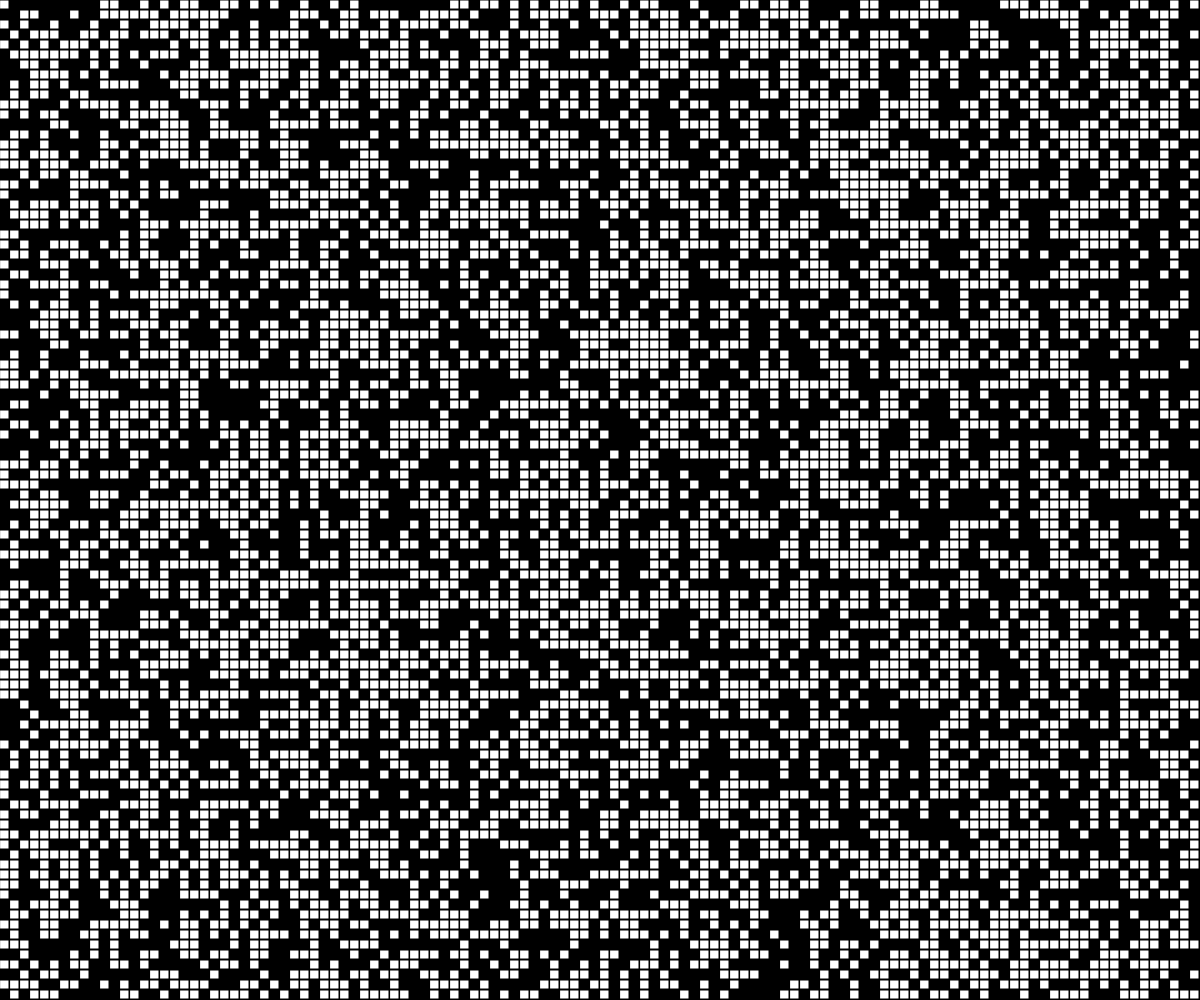
Frame 1 (no input)
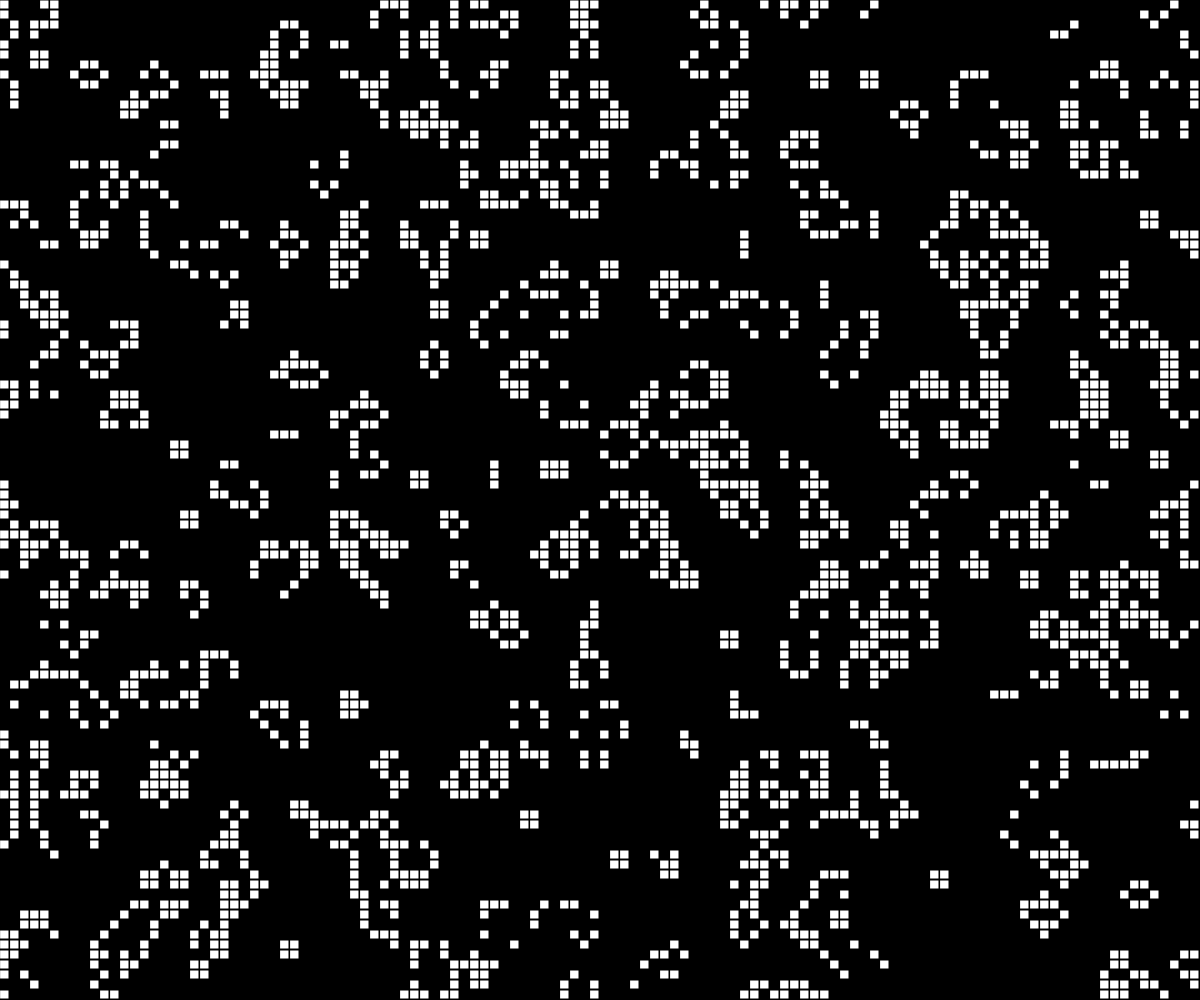
Frame 60 (no input)
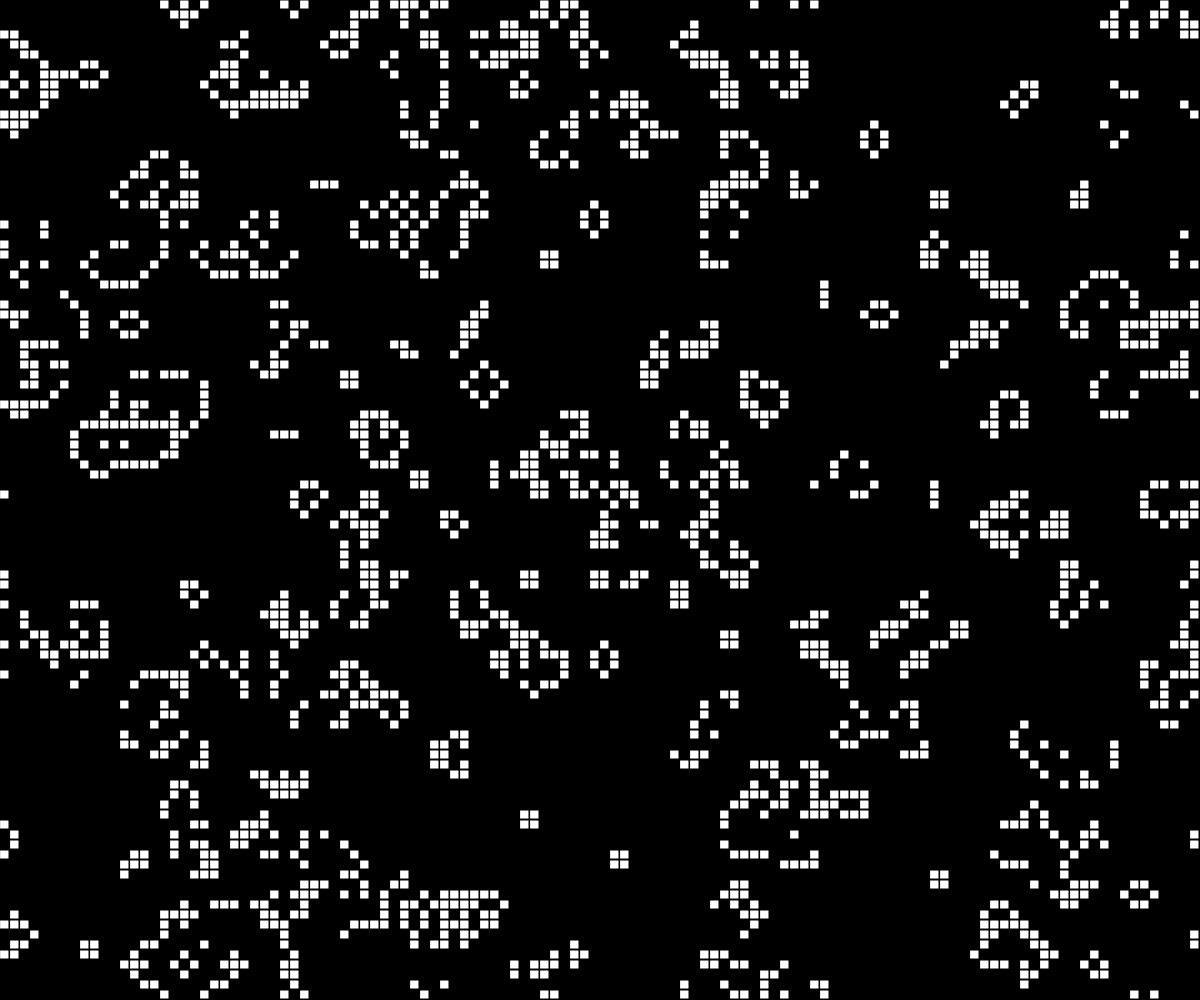
Frame 120 (the mouse pressed at the canvas centre since frame 60)

The p5.js sketch that drew these frames (run headless with seeded random() and noise() and a simulated clock; from frame 60 on, the mouse is pressed at the canvas centre):

// p5.js sketch
// ── sketch.js
function make2DArray(cols, rows){
  let arr = new Array(cols);
  for (let i=0; i<arr.length; i++) {
    arr[i] = new Array(rows);
  }
  return arr;
}

let grid;
let cols;
let rows;
let resolution = 10;

function setup() {
  createCanvas(windowWidth, windowHeight);
  cols = floor(width / resolution);
  rows = floor(height / resolution);
  grid = make2DArray(cols, rows);
  for (let i=0; i<cols; i++) {
    for (let j=0; j<rows; j++) {
      grid[i][j] = floor(random(2));
    }
  }
  console.log(grid);
}

function draw() {
  background(0);

  let next = make2DArray(cols, rows);

  for (let i=0; i<cols; i++) {
    for (let j=0; j<rows; j++) {
      x = i * resolution;
      y = j * resolution;
      if (grid[i][j] == 1) {
        fill(255);
        rect(x, y, resolution-1, resolution-1);
      }
    }
  }

  // Compute next generation
  for (let i=0; i<cols; i++) {
    for (let j=0; j<rows; j++) {
      // Count live neighbours
      let neighbours = countNeighbours(grid, i, j);
      let state = grid[i][j];
      if (state == 0 &&  neighbours == 3) {
        next[i][j] = 1;
      } else if (state == 1 && (neighbours < 2 || neighbours > 3)) {
        next[i][j] = 0;
      } else {
        next[i][j] = state;
      }
    }
  }

  if (frameCount % 3 == 0) {
    grid = next;
  }

}

function countNeighbours(grid, x, y) {
  let sum = 0;
  for (let i=-1; i<2; i++) {
    for (let j=-1; j<2; j++) {

      let col = (x + i + cols) % cols;
      let row = (y + j + rows) % rows;
      sum += grid[col][row];
    }
  }
  sum -= grid[x][y];
  return sum;
}
// ── life.html
<!DOCTYPE html>
<html style="font-size: 16px;">
  <head>
    <meta name="viewport" content="width=device-width, initial-scale=1.0">
    <meta charset="utf-8">
    <meta name="keywords" content="Contact">
    <meta name="description" content="">
    <meta name="page_type" content="np-template-header-footer-from-plugin">
    <title>Projects</title>
    <link rel="stylesheet" href="/nicepage.css" media="screen">
<link rel="stylesheet" href="/Contact.css" media="screen">
    <script class="u-script" type="text/javascript" src="/jquery.js" defer=""></script>
    <script class="u-script" type="text/javascript" src="/nicepage.js" defer=""></script>
    <script src="/libraries/p5.min.js"></script>
    <link id="u-theme-google-font" rel="stylesheet" href="https://fonts.googleapis.com/css?family=Roboto:100,100i,300,300i,400,400i,500,500i,700,700i,900,900i|Open+Sans:300,300i,400,400i,500,500i,600,600i,700,700i,800,800i">
    
    
    <script type="application/ld+json">{
		"@context": "http://schema.org",
		"@type": "Organization",
		"name": ""
}</script>
    <meta name="theme-color" content="#2eb9f7">
    <meta property="og:title" content="Contact">
    <meta property="og:type" content="website">
  </head>
  <body class="u-body u-xxl-mode"><header class="u-clearfix u-header u-header" id="sec-8911"><div class="u-clearfix u-sheet u-sheet-1">
        <nav class="u-align-left u-menu u-menu-dropdown u-offcanvas u-menu-1" data-responsive-from="XL">
          <div class="menu-collapse">
            <a class="u-button-style u-nav-link" href="#" style="padding: 4px 0px; font-size: calc(1em + 8px);">
              <svg class="u-svg-link" preserveAspectRatio="xMidYMin slice" viewBox="0 0 302 302" style=""><use xmlns:xlink="http://www.w3.org/1999/xlink" xlink:href="#svg-5c50"></use></svg>
              <svg xmlns="http://www.w3.org/2000/svg" xmlns:xlink="http://www.w3.org/1999/xlink" version="1.1" id="svg-5c50" x="0px" y="0px" viewBox="0 0 302 302" style="enable-background:new 0 0 302 302;" xml:space="preserve" class="u-svg-content"><g><rect y="36" width="302" height="30"></rect><rect y="236" width="302" height="30"></rect><rect y="136" width="302" height="30"></rect>
</g><g></g><g></g><g></g><g></g><g></g><g></g><g></g><g></g><g></g><g></g><g></g><g></g><g></g><g></g><g></g></svg>
            </a>
          </div>
          <div class="u-nav-container">
            <ul class="u-nav u-unstyled u-nav-1">
              </li><li class="u-nav-item"><a class="u-button-style u-nav-link u-text-active-palette-1-base u-text-hover-palette-2-base" href="/index.html" style="padding: 10px 20px;">Home</a>
              </li><li class="u-nav-item"><a class="u-button-style u-nav-link u-text-active-palette-1-base u-text-hover-palette-2-base" href="/online_projects/projects.html" style="padding: 10px 20px;">Projects</a>
              </li><li class="u-nav-item"><a class="u-button-style u-nav-link u-text-active-palette-1-base u-text-hover-palette-2-base" href="/Photography.html" style="padding: 10px 20px;">Photography</a>
              </li><li class="u-nav-item"><a class="u-button-style u-nav-link u-text-active-palette-1-base u-text-hover-palette-2-base" href="/Contact.html" style="padding: 10px 20px;">Contact</a>
              </li></ul>
          </div>
          <div class="u-nav-container-collapse">
            <div class="u-align-center u-black u-container-style u-inner-container-layout u-opacity u-opacity-95 u-sidenav">
              <div class="u-inner-container-layout u-sidenav-overflow">
                <div class="u-menu-close"></div>
                <ul class="u-align-center u-nav u-popupmenu-items u-unstyled u-nav-2">
                  </li><li class="u-nav-item"><a class="u-button-style u-nav-link" href="/index.html">Home</a>
                  </li><li class="u-nav-item"><a class="u-button-style u-nav-link" href="/online_projects/projects.html">projects</a>
                  </li><li class="u-nav-item"><a class="u-button-style u-nav-link" href="/Photography.html">Photography</a>
                  </li><li class="u-nav-item"><a class="u-button-style u-nav-link" href="/Contact.html">Contact</a>
                  </li></ul>
              </div>
            </div>
            <div class="u-black u-menu-overlay u-opacity u-opacity-70"></div>
          </div>
        </nav>
      </div></header>
      <body>
        <script src="sketch.js"></script>
      </body>
  </body>
</html>
